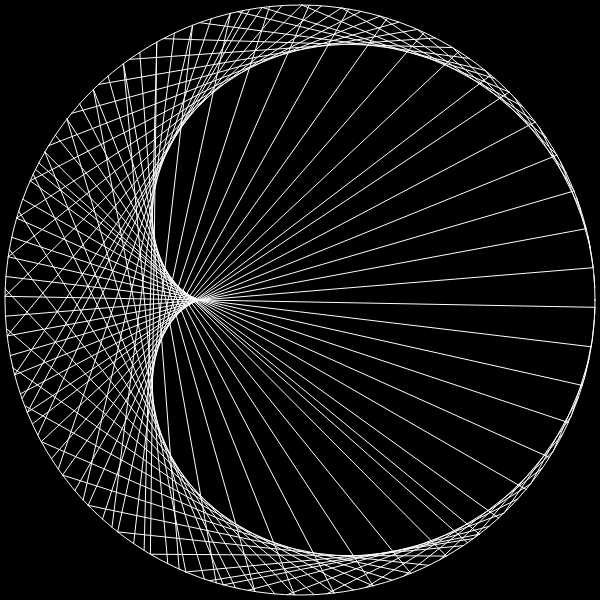
Frame 1 (no input)
Frame 60 (no input): identical to frame 1, image omitted
Frame 120 (the mouse pressed at the canvas centre since frame 60): identical to frame 1, image omitted

The p5.js sketch that drew this single still picture (run headless with seeded random() and noise() and a simulated clock; from frame 60 on, the mouse is pressed at the canvas centre):

// p5.js sketch
// ── sketch.js
var diamater
var detail
var mult
var center

var previusKey

function setup() {
  createCanvas(600,600)
  background(0)
  diamater = width - 10
  angleMode(DEGREES);

  mult = 2
  detail = 100

}

function draw(){
  background(0)
  stroke(255)
  noFill()
  ellipse(width/2,height/2, diamater,diamater)


  center = createVector(width/2,height/2)

  var angle1,angle2
  for(var i = 0; i < detail; i++){
    angle1 = 360/detail * i
    angle2 = angle1*mult
    var point1 = p5.Vector.fromAngle(angle1)
    var point2 = p5.Vector.fromAngle(angle2)

    point1.setMag(diamater/2)
    point2.setMag(diamater/2)

    point1.add(center)
    point2.add(center)

    line(point1.x, point1.y, point2.x, point2.y)

  }



}


function keyPressed() {

}
